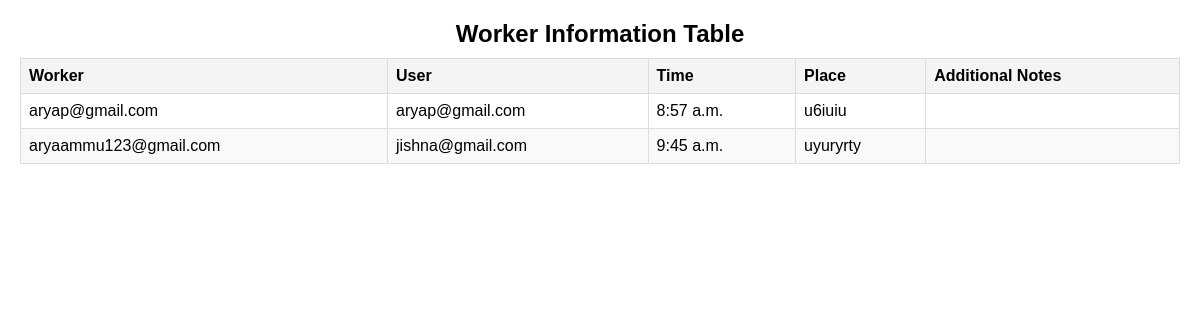
The app's page /admin_booking/ with its own data.
### Bengali/models.py (models this page shows, shortened)
class BookWorker(models.Model):
    worker = models.ForeignKey('WorkersDetails', on_delete=models.CASCADE, related_name='worker_booking')
    user = models.ForeignKey('Profile', on_delete=models.CASCADE, related_name='user_booking')
    time = models.TimeField(default=0)
    place = models.TextField(blank=True, null=True)
    additionalnotes = models.CharField(max_length=140,null=True,blank=True)

class WorkersDetails(models.Model):
    profile=models.OneToOneField('Profile',on_delete=models.CASCADE,related_name="worker_profile",null=True,blank=True)
    id_no=models.CharField(max_length=150,null=True)
    image=models.ImageField(null=True , blank=True)
    address=models.TextField()
    age=models.IntegerField(blank=True,null=True)
    gender=models.CharField(max_length=10 ,blank=True, null=True)
    category=models.CharField(max_length=50,blank=True,null=True)
    def __str__(self):
        return self.profile.username

class Profile(AbstractUser):
    USERNAME_FIELD='email'
    REQUIRED_FIELDS=[]
    objects = CustomUserManager()
    username = models.CharField(max_length=150, blank=True, null=True)
    first_name = models.CharField(max_length=150, blank=True, null=True)
    last_name= models.CharField(max_length=150, blank=True, null=True)
    role = models.CharField(max_length=15,choices=RoleChoices.choices)
    email=models.EmailField(unique=True)
    phone=models.CharField(max_length=15, blank=True, null=True)
    groups = models.ManyToManyField(
        Group,
            related_name="profile_groups",  # Set unique related_name
            blank=True
        )
    user_permissions = models.ManyToManyField(
            Permission,
            related_name="profile_permissions",  # Set unique related_name
            blank=True
        )
    def __str__(self):
        return self.email

### Bengali/views.py (the view)
# urls.py: path('admin_booking/', views.admin_booking, name='admin_booking'),
def admin_booking(request):
     booking=BookWorker.objects.all()
     return render(request,"admin_booking.html",{'booking':booking})

### templates/admin_booking.html (shortened to what this page needs)
<!DOCTYPE html>
<html lang="en">
<head>
</head>
<body>
    <table>
        <caption>Worker Information Table</caption>
        <thead>
            <tr>
                <th>Worker</th>
                <th>User</th>
                <th>Time</th>
                <th>Place</th>
                <th>Additional Notes</th>
            </tr>
        </thead>
        <tbody>
            {% for worker in booking %}
            <tr>
                <td>{{ worker.worker }}</td>
                <td>{{ worker.user }}</td>
                <td>{{ worker.time }}</td>
                <td>{{ worker.place }}</td>
                <td>{{ worker.additional_notes }}</td>
            </tr>
            {% endfor %}
        </tbody>
    </table>
</body>
</html>

### templates/admin_booking.html (style rules this page uses)
body { font-family: Arial, sans-serif; margin: 20px; }
table { width: 100%; border-collapse: collapse; margin: 20px 0; }
th, td { border: 1px solid #ddd; padding: 8px; text-align: left; }
th { background-color: #f4f4f4; font-weight: bold; }
tr:nth-child(even) { background-color: #f9f9f9; }
caption { font-size: 1.5em; margin-bottom: 10px; font-weight: bold; }

### records on screen
BookWorker: worker "aryap@gmail.com", user "aryap@gmail.com", time "8:57 a.m.", place "u6iuiu"
BookWorker: worker "aryaammu123@gmail.com", user "jishna@gmail.com", time "9:45 a.m.", place "uyuryrty"
